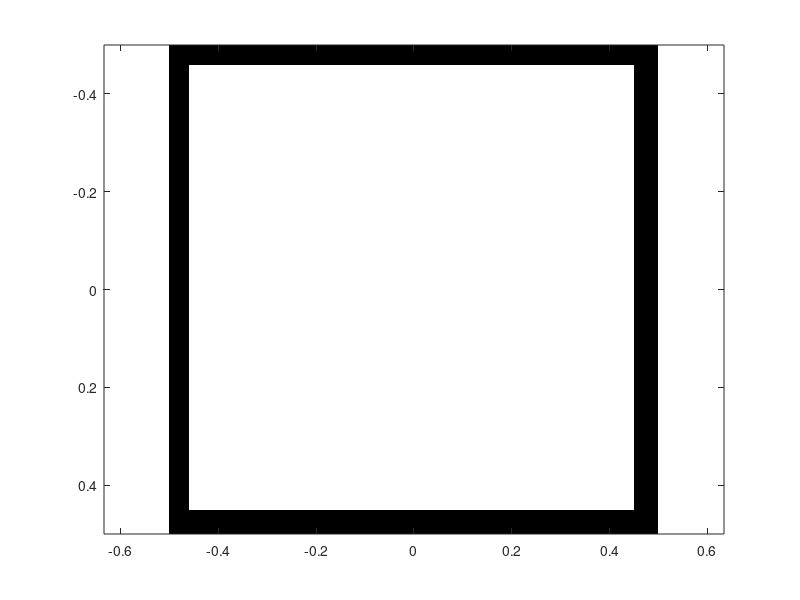
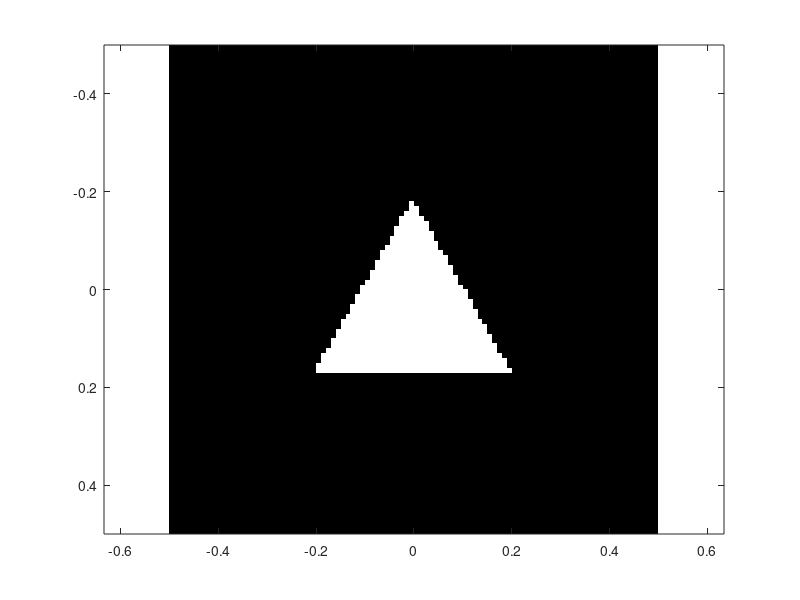

These figures' MATLAB source, in order:
% Homework
%
% This MATLAB code designs an invisibility cloak using
% transformation electromagnetics.
%
% EE5322 21st Century Electromagnetics
% Spring 2016
%
% Instructor: Dr. Raymond C. Rumpf

% INITIALIZE MATLAB
close all;
clc;
clear all;

% OPEN FIGURE WINDOW
fig = figure('Color','w');

%%%%%%%%%%%%%%%%%%%%%%%%%%%%%%%%%%%%%%%%%%%%%%%%%%%%%%%%%%%%%%%%%%%%%%%%%%%
%% DASHBOARD
%%%%%%%%%%%%%%%%%%%%%%%%%%%%%%%%%%%%%%%%%%%%%%%%%%%%%%%%%%%%%%%%%%%%%%%%%%%

% OBJECTS
w = 0.9; %dimension of square cloak
t = 0.4; %length of triangle side

% GRID
Sx = 1;
Sy = Sx;
Nx = 100;
Ny = round(Nx*Sy/Sx);

%%%%%%%%%%%%%%%%%%%%%%%%%%%%%%%%%%%%%%%%%%%%%%%%%%%%%%%%%%%%%%%%%%%%%%%%%%%
%% PROBLEM #1 -- BUILD CLOAK AND OBJECT
%%%%%%%%%%%%%%%%%%%%%%%%%%%%%%%%%%%%%%%%%%%%%%%%%%%%%%%%%%%%%%%%%%%%%%%%%%%

% COMPUTE GRID RESOLUTION
dx = Sx/Nx;
xa = [0 : Nx-1]*dx; xa = xa - mean(xa);
dy = Sy/Ny;
ya = [0 : Ny-1]*dy; ya = ya - mean(ya);

% COMPUTE START AND STOP INDICES
x1 = ceil((Sx-w)/2/dx);
x2 = Nx - x1;
y1 = ceil((Sy-w)/2/dy);
y2 = Ny - y1;

% FILL CLOAK
CLOAK = zeros(Nx,Ny);
CLOAK(x1:x2,y1:y2) = 1;

% VISUALIZE CLOAK
imagesc(xa,ya,CLOAK');
colormap('gray');
axis equal tight

% COMPUTE START AND STOP INDICES
OBJECT = zeros(Nx,Ny);
h   = sqrt(t^2 - (t/2)^2);    % Height of triangle
ny  = round(h/dy);
ny1 = 1 + floor((Ny - ny)/2);
ny2 = ny1 + ny - 1;
for ny = ny1 : ny2
    f = (ny - ny1 + 1)/(ny2 - ny1 + 1);
    nx = round(f*t/dx);
    nx1 = 1 + floor((Nx - nx)/2);
    nx2 = nx1 + nx - 1;
    OBJECT(nx1:nx2,ny) = 1;
end 

% VISUALIZE OBJECT
fig2 = figure('Color','w');
imagesc(xa,ya,OBJECT');
colormap('gray');
axis equal tight
